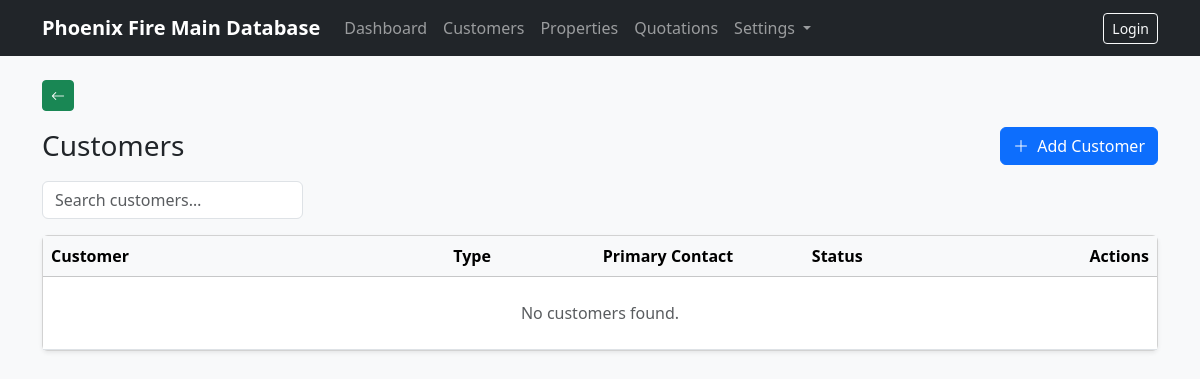
Before: /customers/ with the older database file.
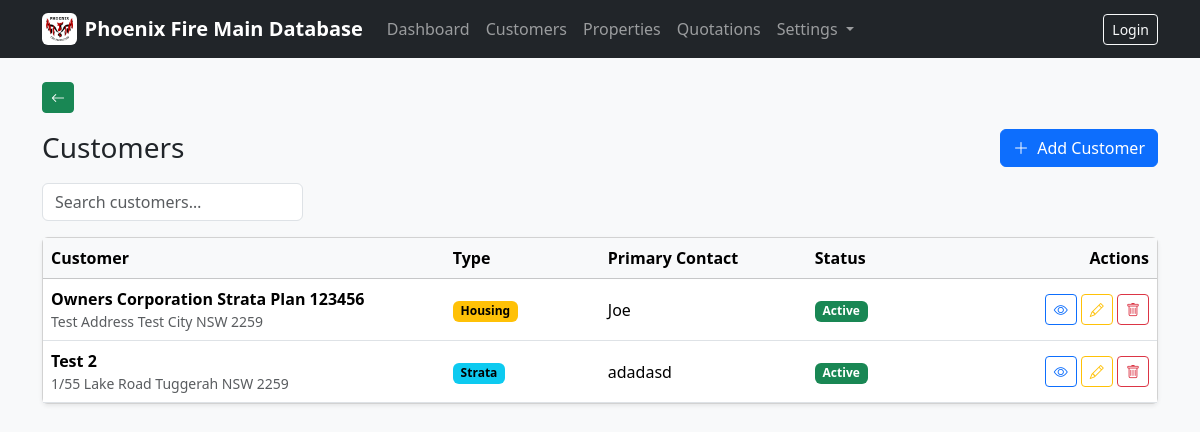
After: the same page with the newer database file.
### company/models.py (models this page shows, shortened)
class ClientProfile(models.Model):
    company_logo = models.ImageField(upload_to="company/logo/", blank=True, null=True)
    legal_company_name = models.CharField(max_length=255, blank=True)
    trading_name = models.CharField(max_length=255, blank=True)
    company_address = models.TextField(blank=True)
    company_phone = models.CharField(max_length=50, blank=True)
    company_email = models.EmailField(blank=True)
    company_abn = models.CharField(max_length=50, blank=True)
    company_acn = models.CharField(max_length=50, blank=True)
    accounts_phone = models.CharField(max_length=50, blank=True)
    accounts_email = models.EmailField(blank=True)
    updated_at = models.DateTimeField(auto_now=True)
    class Meta:
        verbose_name = "Client Profile"
        verbose_name_plural = "Client Profile"
    @classmethod
    def get_solo(cls):
        obj, _ = cls.objects.get_or_create(pk=1)
        return obj

### customers/models.py (models this page shows, shortened)
class Customer(models.Model):
    TYPE_STRATA = "Strata"
    TYPE_GOV = "Government"
    TYPE_HOUSING = "Housing"
    TYPE_OTHER = "Other"
    CUSTOMER_TYPE_CHOICES = [
        (TYPE_STRATA, "Strata"),
        (TYPE_GOV, "Government"),
        (TYPE_HOUSING, "Housing"),
        (TYPE_OTHER, "Other"),
    ]
    customer_name = models.CharField(max_length=200)
    customer_address = models.TextField(blank=True, default="")
    billing_email = models.EmailField(blank=True, default="")
    add_email = models.EmailField(blank=True, default="")
    customer_main_phone = models.CharField(max_length=50, blank=True, default="")
    add_phone = models.CharField(max_length=50, blank=True, default="")
    customer_contact_name = models.CharField(max_length=200, blank=True, default="")
    customer_abn_acn = models.CharField(max_length=50, blank=True, default="")
    customer_type = models.CharField(
        max_length=20,
        choices=CUSTOMER_TYPE_CHOICES,
        default=TYPE_OTHER,
    )
    is_active = models.BooleanField(default=True)
    notes = models.TextField(blank=True, default="")
    created_at = models.DateTimeField(auto_now_add=True)
    class Meta:
        ordering = ["customer_name"]

### customers/views.py (the view)
# urls.py: path("", CustomerListView.as_view(), name="list"),
class CustomerListView(ListView):
    model = Customer
    template_name = "customers/customer_list.html"
    context_object_name = "items"

### company/context_processors.py (called while the page is built)
def client_profile(request):
    try:
        return {"client_profile": ClientProfile.get_solo()}
    except Exception:
        return {"client_profile": None}

### templates/customers/customer_list.html (shortened to what this page needs)
{% extends "base.html" %}
{% block content %}
<div class="d-flex justify-content-between align-items-center mb-3">
  <h1 class="h3 mb-0">Customers</h1>
  <a href="{% url 'customers:create' %}" class="btn btn-primary">
    <i class="bi bi-plus-lg me-1"></i>
    Add Customer
  </a>
</div>
<div class="row mb-3">
  <div class="col-md-3">
    <input
      id="customer-search"
      class="form-control"
      type="search"
      name="q"
      value="{{ q }}"
      placeholder="Search customers…"
      autocomplete="off"
      aria-label="Search customers"
    >
  </div>
</div>
<div class="card shadow-sm">
  <div class="table-responsive">
    <table class="table table-hover align-middle mb-0">
      <thead class="table-light">
        <tr>
          <th style="width:500px;">Customer</th>
          <th style="width:180px;">Type</th>
          <th style="width:250px;">Primary Contact</th>
          <th style="width:120px;">Status</th>
          <th class="text-end" style="width:300px;">Actions</th>
        </tr>
      </thead>
      <tbody id="customer-table-body">
        {% for item in items %}
        <tr
          class="customer-row"
          tabindex="0"
          data-view-url="{% url 'customers:detail' item.pk %}"
          data-edit-url="{% url 'customers:update' item.pk %}"
          data-delete-url="{% url 'customers:delete' item.pk %}"
          aria-label="Customer row {{ item.customer_name }}"
        >
          <td class="fw-semibold">
            {{ item.customer_name }}
            {% if item.customer_address %}
              <div class="text-muted small fw-normal">{{ item.customer_address }}</div>
            {% endif %}
          </td>
          <td>
            {% if item.customer_type %}
              {% if item.customer_type == "Strata" %}
                <span class="badge text-bg-info">Strata</span>
              {% elif item.customer_type == "Government" %}
                <span class="badge text-bg-primary">Government</span>
              {% elif item.customer_type == "Housing" %}
                <span class="badge text-bg-warning">Housing</span>
              {% else %}
                <span class="badge text-bg-secondary">{{ item.customer_type }}</span>
              {% endif %}
            {% else %}
              <span class="text-muted">—</span>
            {% endif %}
          </td>
          <td>
            {{ item.customer_contact_name|default:"—" }}
          </td>
          <td>
            {% if item.is_active %}
              <span class="badge bg-success">Active</span>
            {% else %}
              <span class="badge bg-secondary">Inactive</span>
            {% endif %}
          </td>
          <td class="text-end">
            <a
              class="btn btn-outline-primary btn-sm"
              href="{% url 'customers:detail' item.pk %}"
              data-bs-toggle="tooltip"
              title="View customer details (V)"
              aria-label="View customer details"
            >
              <i class="bi bi-eye"></i>
            </a>
            <a
              class="btn btn-outline-warning btn-sm"
              href="{% url 'customers:update' item.pk %}"
              data-bs-toggle="tooltip"
              title="Edit customer (E)"
              aria-label="Edit customer"
            >
              <i class="bi bi-pencil"></i>
            </a>
            <a
              class="btn btn-outline-danger btn-sm"
              href="{% url 'customers:delete' item.pk %}"
              data-bs-toggle="tooltip"
              title="Delete customer (Delete)"
              aria-label="Delete customer"
            >
              <i class="bi bi-trash"></i>
            </a>
          </td>
        </tr>
        {% empty %}
        <tr>
          <td colspan="5" class="text-center text-muted py-4">
            No customers found.
          </td>
        </tr>
        {% endfor %}
      </tbody>
    </table>
  </div>
</div>
{% endblock %}

### templates/base.html (shortened to what this page needs)
<!doctype html>
<html lang="en">
<head>
  <link href="https://cdn.jsdelivr.net/npm/bootstrap@5.3.3/dist/css/bootstrap.min.css" rel="stylesheet">
  <link rel="stylesheet" href="https://cdn.jsdelivr.net/npm/bootstrap-icons@1.11.3/font/bootstrap-icons.min.css">
</head>
<body class="bg-light">
<nav class="navbar navbar-expand-lg navbar-dark bg-dark">
  <div class="container">
    <a class="navbar-brand fw-semibold d-flex align-items-center gap-2"
       href="{% url 'dashboard' %}">
      {% if client_profile and client_profile.company_logo %}
        <img src="{{ client_profile.company_logo.url }}"
             alt="Company Logo"
             style="height:32px;width:auto;"
             class="rounded bg-white p-1">
      {% endif %}
      <span>Phoenix Fire Main Database</span>
    </a>
    <div class="collapse navbar-collapse" id="mainNav">
      <ul class="navbar-nav me-auto">
        <li class="nav-item">
          <a class="nav-link" href="{% url 'dashboard' %}">Dashboard</a>
        </li>
        <li class="nav-item">
          <a class="nav-link" href="{% url 'customers:list' %}">Customers</a>
        </li>
        <li class="nav-item">
          <a class="nav-link" href="{% url 'properties:list' %}">Properties</a>
        </li>
        <li class="nav-item">
          <a class="nav-link" href="{% url 'quotations:list' %}">Quotations</a>
        </li>
        <li class="nav-item dropdown">
          <a class="nav-link dropdown-toggle" href="#" id="settingsDropdown"
             role="button" data-bs-toggle="dropdown">
            Settings
          </a>
        </li>
      </ul>
      <ul class="navbar-nav">
        {% if user.is_authenticated %}
          <li class="nav-item">
            <span class="navbar-text me-3">
              Logged in as {{ user.username }}
            </span>
          </li>
          <li class="nav-item">
            <a class="btn btn-outline-light btn-sm" href="/admin/logout/">Logout</a>
          </li>
        {% else %}
          <li class="nav-item">
            <a class="btn btn-outline-light btn-sm" href="/admin/login/">Login</a>
          </li>
        {% endif %}
      </ul>
    </div>
  </div>
</nav>
<main class="container my-4 page-wrap">
  <div class="mb-3 no-print">
    <button type="button"
            class="btn btn-back btn-sm"
            onclick="goBackAnimated()"
            title="Back">
      <i class="bi bi-arrow-left"></i>
    </button>
  </div>
  {% block content %}{% endblock %}
</main>
</body>
</html>

Changed rows visible on the page:
added ClientProfile: company_logo (picture)
added Customer: customer_name "Owners Corporation Strata Plan 123456", customer_address "Test Address Test City NSW 2259", customer_type "Housing", customer_contact_name "Joe", is_active "Active"
added Customer: customer_name "Test 2", customer_address "1/55 Lake Road Tuggerah NSW 2259", customer_type "Strata", customer_contact_name "adadasd", is_active "Active"
Other visible differences:
text no longer shown: "No customers found."
